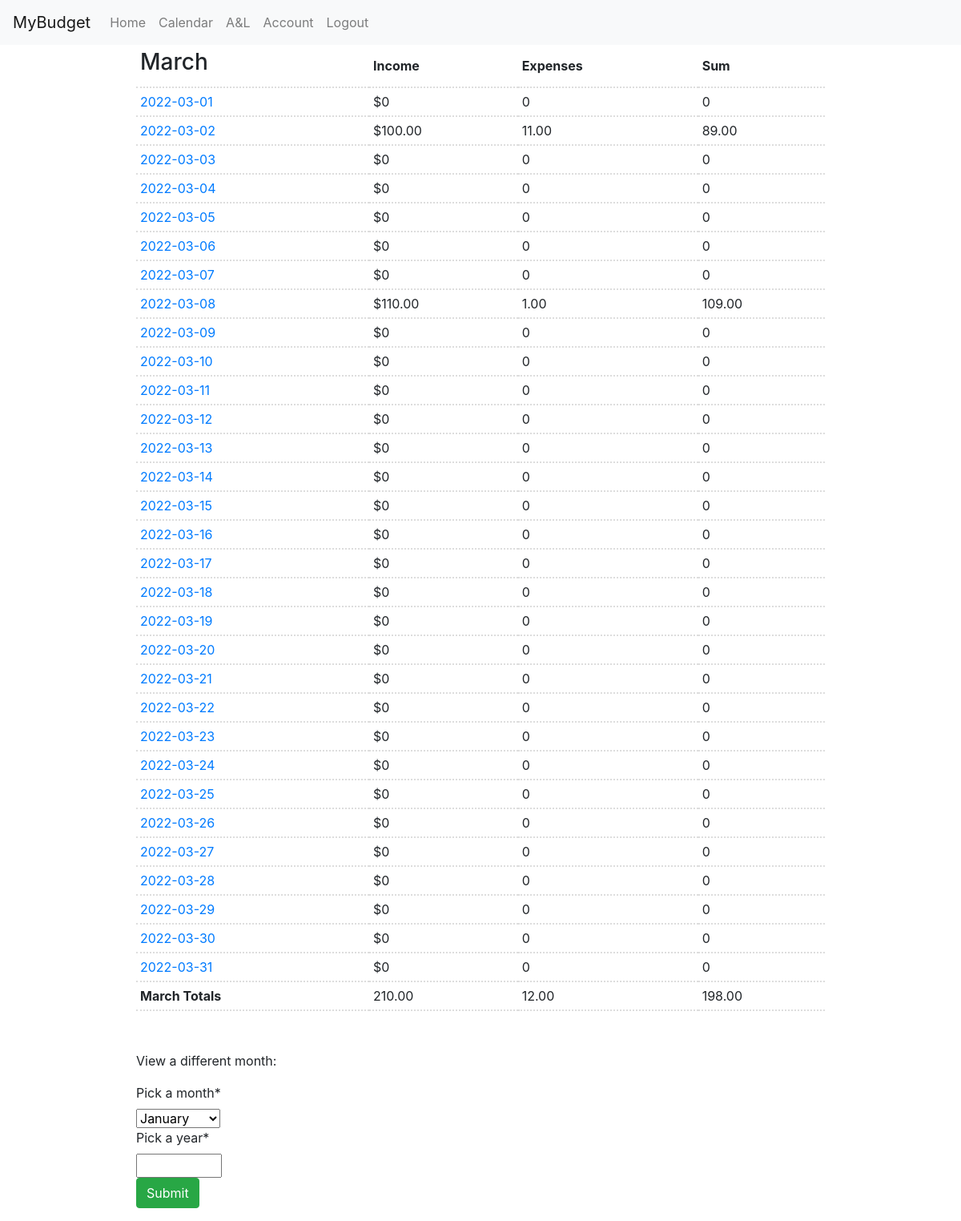
The page /calendar/ (signed in) on the database its author committed.
### main/models.py (models this page shows, shortened)
class daily(models.Model):
    dayId = models.AutoField(primary_key=True)
    date = models.DateField(auto_now_add=False)
    income = models.DecimalField(max_digits=8, decimal_places=2)
    restExp = models.DecimalField(max_digits=8, decimal_places=2)
    grocExp = models.DecimalField(max_digits=8, decimal_places=2)
    gasExp = models.DecimalField(max_digits=8, decimal_places=2)
    uberExp = models.DecimalField(max_digits=8, decimal_places=2)
    alcExp = models.DecimalField(max_digits=8, decimal_places=2)
    barberExp = models.DecimalField(max_digits=8, decimal_places=2)
    barExp = models.DecimalField(max_digits=8, decimal_places=2)
    discExp = models.DecimalField(max_digits=8, decimal_places=2)
    stockExp = models.DecimalField(max_digits=8, decimal_places=2)
    cryptoExp = models.DecimalField(max_digits=8, decimal_places=2)
    debtExp = models.DecimalField(max_digits=8, decimal_places=2)
    userId = models.ForeignKey(User, on_delete=models.CASCADE, null=False)
    def totalExpenses(self):
        dailyExpenseTotal = self.restExp
        dailyExpenseTotal += self.grocExp
        dailyExpenseTotal += self.gasExp
        dailyExpenseTotal += self.uberExp
        dailyExpenseTotal += self.alcExp
        dailyExpenseTotal += self.barberExp
        dailyExpenseTotal += self.barExp
        dailyExpenseTotal += self.discExp
        return dailyExpenseTotal
    def getSum(self):
        sumTotal = self.totalExpenses()
        sumTotal = self.income - sumTotal
        return sumTotal

### main/views.py (the view, shortened to what this page needs)
# urls.py: path('calendar/', views.calendar, name='calendar'),
@login_required(login_url='/login/')
def calendar(request, month=str(date.today().month), year=str(date.today().year)):
    months = ['January', 'February', 'March', 'April', 'May', 'June', 'July', 'August', 'September', 'October', 'November', 'December']
    templateMonth = months[int(month)-1]
    context = {'templateMonth':templateMonth}
    thirty = ['04', '06', '09', 11]
    thirty_one = ['01', '03', '05', '07', '08', 10, 12]
    currentMonth = month
    currentYear = year
    if int(currentMonth) < 10:
        currentMonth = '0' + str(currentMonth)
    if currentMonth in thirty:
        dateList = []
        count = 30
        for x in range(count):
            x += 1
            if x < 10:
                x = '0' + str(x)
            dateList.append('{year}-{month}-{day}-'.format(day=x, month=currentMonth, year=currentYear))
    elif currentMonth in thirty_one:
        dateList = []
        count = 31
        for x in range(count):
            x += 1
            if x < 10:
                x = '0' + str(x)
            dateList.append('{year}-{month}-{day}'.format(day=x, month=currentMonth, year=currentYear))
    context["dates"] = dateList
    form = changeMonthForm
    context["form"] = form
    dailyObjects = []
    monthlyIncome = 0
    monthlyExpense = 0
    for date in dateList:
        dateTimeObj = datetime.fromisoformat("{dateString} 01:01:01".format(dateString=date))
        try:
            dailyObject = daily.objects.get(date=dateTimeObj)
            dailyObjects.append(dailyObject)
            monthlyIncome += dailyObject.income
            monthlyExpense += dailyObject.totalExpenses()
        except:
            dailyObjects.append(date)
    context['dailyObjects'] = dailyObjects
    context['monthlyIncome'] = monthlyIncome
    context['monthlyExpense'] = monthlyExpense
    context['monthlyTotal'] = monthlyIncome - monthlyExpense
    return render(request, 'main/calendar.html', context)

### main/templates/main/calendar.html (shortened to what this page needs)
{% extends "base.html" %}
{% load crispy_forms_tags %}
{% block content %}
<div>
    <table>
        <tr>
          <th><h3>{{templateMonth}}</h3></th>
          <th>Income</th>
          <th>Expenses</th>
          <th>Sum</th>
        </tr>
        {% for dailyObject in dailyObjects %}
        <tr>
            {% if dailyObject.date %}
                <td><a href="{% url 'dayForm' dailyObject.date %}">{{dailyObject.date|date:'Y-m-d'}}</a></td>
            {% else %}
                <td><a href="{% url 'dayForm' dailyObject %}">{{dailyObject}}</a></td>
            {% endif %}
            {% if dailyObject.income %}
                <td>${{dailyObject.income}}
                </td>
            {% else %}
                <td>$0</td>
            {% endif %}
            {% if dailyObject.totalExpenses %}
                <td>{{dailyObject.totalExpenses}}</td>
            {% else %}
                <td>0</td>
            {% endif %}
            {% if dailyObject.getSum %}
                <td>{{dailyObject.getSum}}</td>
            {% else %}
                <td>0</td>
            {% endif %}
        {% endfor %}
        </tr>
        <tr>
          <td><strong>{{templateMonth}} Totals</strong></td>
          <td>{{monthlyIncome}}</td>
          <td>{{monthlyExpense}}</td>
          <td>{{monthlyTotal}}</td>
        </tr>
      </table>
  </div>
<div style="padding-top: 50px;">
    <p>View a different month:</p>
    <form method="POST" action="{% url 'changeMonth' %}" class="form-group">
        {{ form|crispy }}
        <button type="submit" class="btn btn-success">Submit</button>
    </form>
</div>
{% endblock %}

### main/templates/base.html (style rules this page uses)
a { color: black; background-color: transparent; text-decoration: none; }

### main/templates/main/calendar.html (style rules this page uses)
table { text-align: left; padding-bottom: 15px; padding-left: 15px; padding-right: 15px; width: 100%; height: 200px; }
th, td { text-align: left; border-bottom: 2px dotted #ddd; border-spacing: 1px; padding-left: 20px; padding: 5px; }

### rows shown on the page
daily: date "2022-03-02", income "100.00", totalExpenses "11.00", getSum "89.00"
daily: date "2022-03-08", income "110.00", totalExpenses "1.00", getSum "109.00"

### other values the page prints
{{ templateMonth }} "March"
{{ dailyObject }} "2022-03-01" "2022-03-03" "2022-03-04" "2022-03-05" "2022-03-06" "2022-03-07" "2022-03-09" "2022-03-10" "2022-03-11" "2022-03-12" "2022-03-13" "2022-03-14" "2022-03-15" "2022-03-16" "2022-03-17" "2022-03-18" "2022-03-19" "2022-03-20" "2022-03-21" "2022-03-22" "2022-03-23" "2022-03-24" "2022-03-25" "2022-03-26" "2022-03-27" "2022-03-28" "2022-03-29" "2022-03-30" "2022-03-31"
{{ monthlyIncome }} "210.00"
{{ monthlyExpense }} "12.00"
{{ monthlyTotal }} "198.00"
